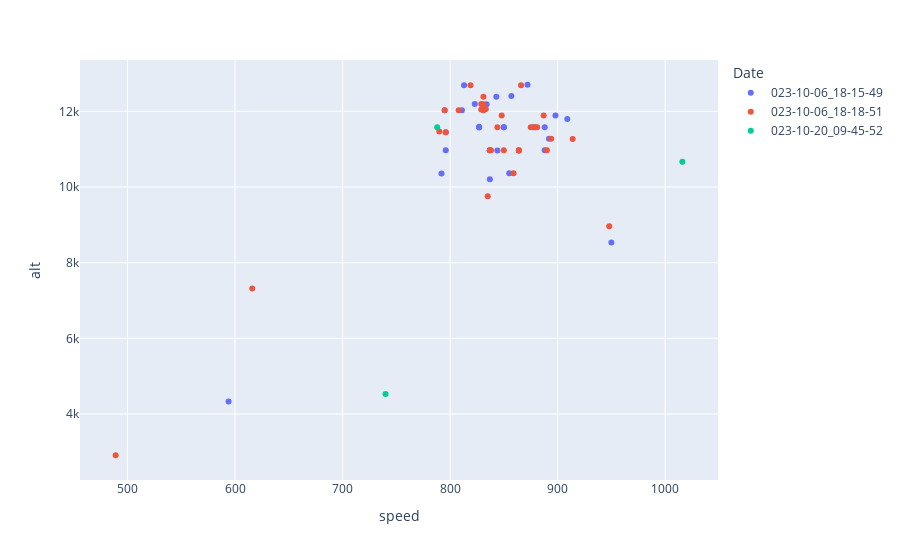

The notebook cell this image was saved under:
### Code cell
'''
Exemple de graph très rapidement sortable avec plotly
On peut cliquer sur la légende à droite pour afficher/cacher des objets
'''
fig = px.scatter(
    data_frame=filtered_df,
    y='alt',
    x='speed',
    color='Date'
)
fig.show()

### Figure 1 — Plotly figure (JSON) as saved in the notebook; plotly's stock layout.template omitted (floating-point values rounded to 4 significant figures)
{"data": [{"hovertemplate": "Date=023-10-06_18-15-49<br>speed=%{x}<br>alt=%{y}<extra></extra>", "legendgroup": "023-10-06_18-15-49", "marker": {"color": "#636efa", "symbol": "circle"}, "mode": "markers", "name": "023-10-06_18-15-49", "orientation": "v", "showlegend": true, "type": "scatter", "x": [877, 796, 879, 850, 909, 898, 864, 834, 823, 844, 872, 888, 837, 827, 837, 892, 827, 950, 855, 857, 837, 888, 850, 594, 792, 843, 833, 796, 813, 811, 795], "xaxis": "x", "y": [11582, 10972, 11582, 11582, 11795, 11887, 10965, 12184, 12192, 10965, 12702, 11582, 10972, 11590, 10972, 11277, 11574, 8534, 10363, 12405, 10203, 10972, 11582, 4328, 10355, 12382, 12062, 11445, 12687, 12031, 12031], "yaxis": "y"}, {"hovertemplate": "Date=023-10-06_18-18-51<br>speed=%{x}<br>alt=%{y}<extra></extra>", "legendgroup": "023-10-06_18-18-51", "marker": {"color": "#EF553B", "symbol": "circle"}, "mode": "markers", "name": "023-10-06_18-18-51", "orientation": "v", "showlegend": true, "type": "scatter", "x": [875, 790, 879, 844, 914, 887, 864, 831, 829, 850, 866, 881, 838, 831, 837, 894, 829, 948, 864, 859, 848, 835, 890, 489, 616, 831, 819, 808, 795, 796, 833], "xaxis": "x", "y": [11582, 11468, 11582, 11582, 11269, 11887, 10965, 12184, 12192, 10972, 12687, 11582, 10972, 12031, 10972, 11277, 12047, 8961, 10972, 10363, 11887, 9753, 10972, 2910, 7315, 12382, 12687, 12031, 12031, 11445, 12062], "yaxis": "y"}, {"hovertemplate": "Date=023-10-20_09-45-52<br>speed=%{x}<br>alt=%{y}<extra></extra>", "legendgroup": "023-10-20_09-45-52", "marker": {"color": "#00cc96", "symbol": "circle"}, "mode": "markers", "name": "023-10-20_09-45-52", "orientation": "v", "showlegend": true, "type": "scatter", "x": [788, 1016, 740], "xaxis": "x", "y": [11582, 10668, 4526], "yaxis": "y"}], "layout": {"legend": {"title": {"text": "Date"}, "tracegroupgap": 0}, "margin": {"t": 60}, "xaxis": {"anchor": "y", "domain": [0, 1], "title": {"text": "speed"}}, "yaxis": {"anchor": "x", "domain": [0, 1], "title": {"text": "alt"}}}}
